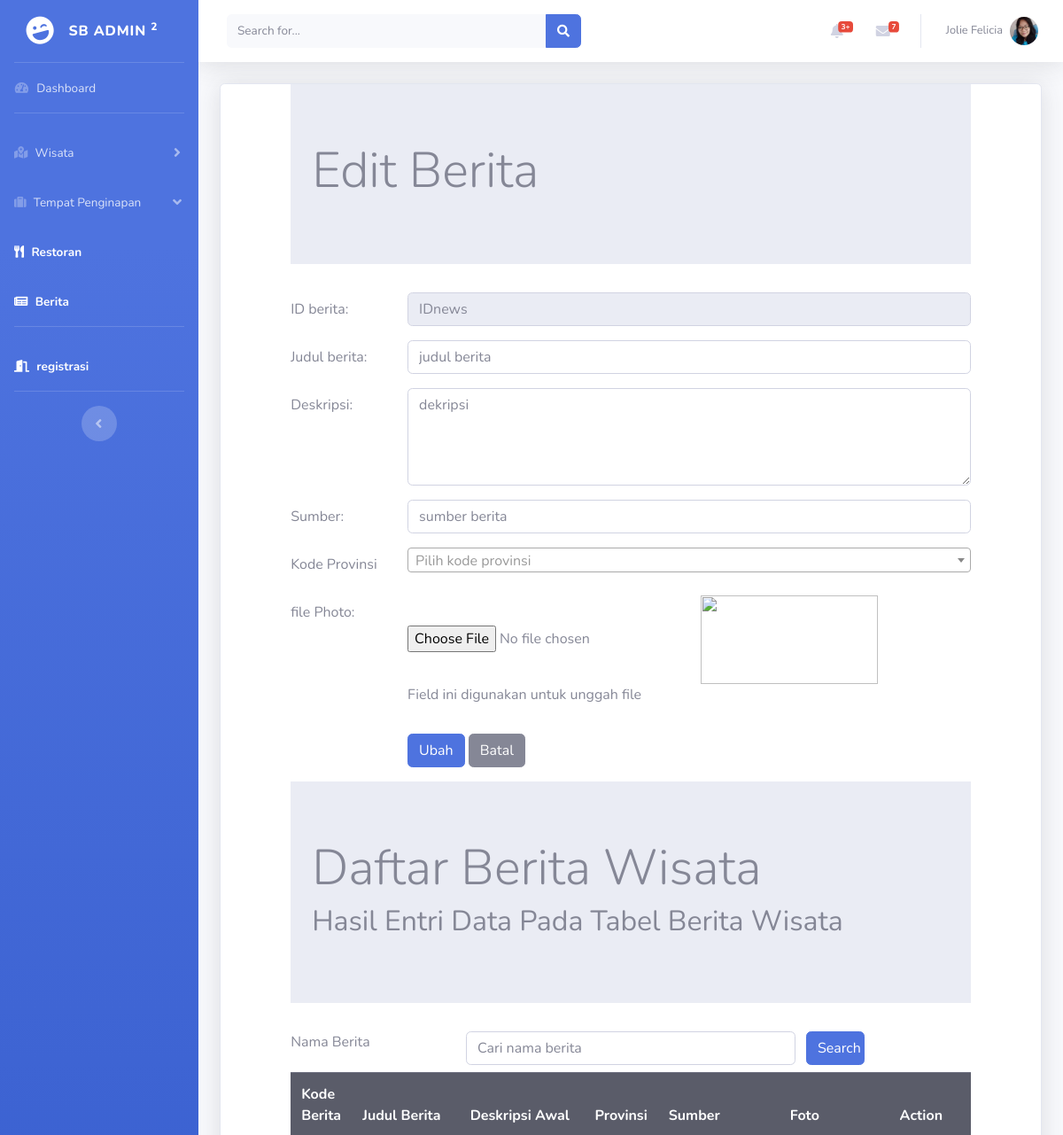
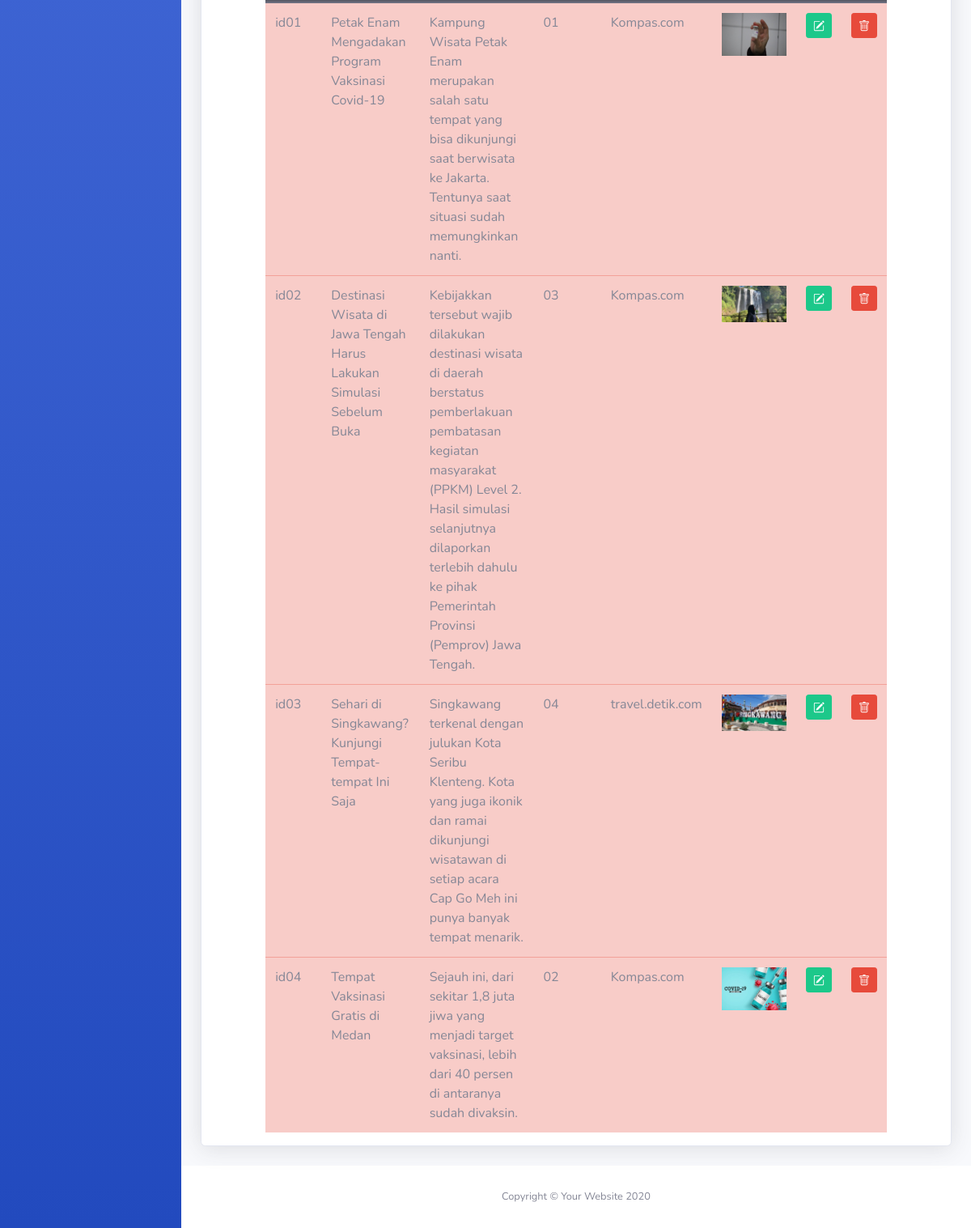
The page /newsedit.php (signed in) on the database its author committed (2 pictures, top to bottom).
### tables this page shows
CREATE TABLE `news` (
  `idnews` char(4) NOT NULL,
  `judulnews` varchar(100) DEFAULT NULL,
  `deskripsiawal` varchar(300) DEFAULT NULL,
  `provinsiID` char(4) DEFAULT NULL,
  `foto` text DEFAULT NULL,
  `sumber` varchar(20) DEFAULT NULL
);

### newsedit.php (the view, shortened to what this page needs)
<!DOCTYPE html>
<html lang="en">
 <head>
     <link rel="stylesheet" type="text/css" href="css/bootstrap.min.css">
    <link rel="stylesheet" href="https://cdnjs.cloudflare.com/ajax/libs/select2/4.0.3/css/select2.min.css">
  </head>
<?php
     include "header.php";?>
<div class="container-fluid">
<div class="card shadow mb-4">
<?php
include "includes/config.php";
 $kodeberita = $_GET['ubahnews'];
 $editberita= mysqli_query($connection,"select * from news where idnews='$kodeberita'");
 $rowedit = mysqli_fetch_array($editberita);
?>
      <div class="row">
      <div class="col-sm-1" >
  </div>
  <div class="col-sm-10">
      <div class="jumbotron jumbotron-fluid">
                <div class="container">
                    <h1 class="display-4">Edit Berita</h1>
                </div>
            </div>
    <form method="POST" enctype="multipart/form-data">
  <div class="form-group row">
    <label for="IDnews" class="col-sm-2 col-form-label">ID berita: </label>
    <div class="col-sm-10">
      <input type="text" class="form-control" id="IDnews"
      name="inputidnews" placeholder="IDnews" maxlength="4" value="<?php echo $rowedit['idnews']; ?>" disabled>
    </div>
   </div>
   <div class="form-group row">
    <label for="judulnews" class="col-sm-2 col-form-label">Judul berita: </label>
    <div class="col-sm-10">
      <input type="text" class="form-control"  id="judulnews"
      name="inputjudulnews" placeholder="judul berita" value="<?php echo $rowedit['judulnews']; ?>">
    </div>
   </div>
   <div class="form-group row">
    <label for="deskripsi" class="col-sm-2 col-form-label">Deskripsi: </label>
    <div class="col-sm-10">
      <textarea type="text" id="exampleFormControlTextarea1" class="form-control" id="deksripsi"
      name="inputdeskripsi" placeholder="dekripsi" rows="4" cols="35" value="<?php echo $rowedit['deskripsiawal']; ?>"></textarea>
    </div>
   </div>
   <div class="form-group row">
    <label for="sumber" class="col-sm-2 col-form-label">Sumber: </label>
    <div class="col-sm-10">
      <input type="text" class="form-control"  id="sumber"
      name="inputsumber" placeholder="sumber berita" value="<?php echo $rowedit['sumber']; ?>">
    </div>
   </div>
   <div class="form-group row">
    <label for="inputprovinsiid" class="col-sm-2 col-form-label">Kode Provinsi</label>
    <div class="col-sm-10">
    </div>
   </div>
   <div class="form-group row">
	 <label for="customfile" class="col-sm-2 col-form-label">file Photo: </label>
		<div class="col-sm-10">
            <input type="file" id="file" name="file" >
            <img src="images/<?php echo $rowedit['foto'] ?>" style="width:200px;height: 100px;">
            <p class="help-block">Field ini digunakan untuk unggah file</p>
        </div>
	</div>
   <div class="form-group row">
   <div class="col-sm-2">
   </div>
    <div class="col-sm-10">
       <input type="submit" class="btn btn-primary" value="Ubah" name="Ubah">
       <input type="submit" class="btn btn-secondary" value="Batal" name="Batal">
    </div>
   </div>
   </form>
  </div>
<div class="col-sm-1">
</div>
</div>
    <div class="row">
        <div class="col-sm-1"></div>
        <div class="col-sm-10">
            <div class="jumbotron jumbotron-fluid">
                <div class="container">
                    <h1 class="display-4">Daftar Berita Wisata</h1>
                    <h2>Hasil Entri Data Pada Tabel Berita Wisata</h2>
                </div>
            </div>
             <form method="POST">
            <div class="form-group row mb-2">
                <label for="search" class="col-sm-3">Nama Berita</label>
                <div class="col-sm-6">
                    <input type="text" name="search" class="form-control" id="search"
                    value="<?php if(isset($_POST['search'])) {echo $_POST['search'];} ?>"placeholder="Cari nama berita">
                </div>
                <input type="submit" name="Kirim" class="col-sm-1 btn btn-primary" value="Search">
            </div>
        </form>
         <table class="table table-hover table-danger table-responsive">
            <thead class="thead-dark">
                <tr>
                    <th>Kode Berita</th>
                    <th>Judul Berita</th>
                    <th>Deskripsi Awal</th>
                    <th>Provinsi</th>
                    <th>Sumber</th>
                    <th>Foto</th>
                    <th colspan="2" style="text-align:center">Action</th>
                </tr>
            </thead>
            <tbody>
            <?php
            if(isset($_POST["Kirim"]))
            {
                $search = $_POST['search'];
                $query =mysqli_query($connection, "select news.* from news,provinsi where judulnews
                  like '%".$search."%' and news.provinsiID=provinsi.provinsiID  ");
            }
            else
                {
             $query =mysqli_query($connection, "select news.* from news,provinsi where  news.provinsiID=provinsi.provinsiID ");
                }
                while ($row = mysqli_fetch_array($query))
                { ?>
                    <tr>
                        <td><?php echo $row['idnews'];?></td>
                        <td><?php echo $row['judulnews'];?></td>
                        <td><?php echo $row['deskripsiawal'];?></td>
                        <td><?php echo $row['provinsiID'];?></td>
                        <td><?php echo $row['sumber'];?></td>
                        <td><?php
                        if(is_file("images/".$row['foto'])){ ?>
                           <img src="images/<?php echo $row['foto']; ?>" width="80">
                      <?php  }
                        else{
                            echo "<img src='images/noimage.png' width='80'>";
                        }
                        ?>
                        </td>
                        <td>
                            <a href="newsedit.php?ubahnews=<?php echo $row["idnews"];?>" class="btn btn-success btn-sm" TITLE="EDIT">
                            </a>
                        </td>
                        <td>
                            <a href="newshapus.php?hapusnews=<?php echo $row["idnews"];?>" class="btn btn-danger btn-sm" TITLE="HAPUS">
                           </a>
                        </td>
                    </tr>
            <?php } ?>
            </tbody>
        </table>
        </div>
        <div class="col-sm-1"></div>
 </div>
</div>
</div>
  <?php include "footer.php";?>
</html>

### rows shown on the page
news: idnews "id01", judulnews "Petak Enam Mengadakan Program Vaksinasi Covid-19", deskripsiawal "Kampung Wisata Petak Enam merupakan salah satu tempat yang bisa dikunjungi saat berwisata ke Jakarta. Tentunya saat situasi sudah memungkinkan nanti.", provinsiID "01", sumber "Kompas.com", foto (picture)
news: idnews "id02", judulnews "Destinasi Wisata di Jawa Tengah Harus Lakukan Simulasi Sebelum Buka", deskripsiawal "Kebijakkan tersebut wajib dilakukan destinasi wisata di daerah berstatus pemberlakuan pembatasan kegiatan masyarakat (PPKM) Level 2. Hasil simulasi selanjutnya dilaporkan terlebih dahulu ke pihak Pemerintah Provinsi (Pemprov) Jawa Tengah.", provinsiID "03", sumber "Kompas.com", foto (picture)
news: idnews "id03", judulnews "Sehari di Singkawang? Kunjungi Tempat-tempat Ini Saja", deskripsiawal "Singkawang terkenal dengan julukan Kota Seribu Klenteng. Kota yang juga ikonik dan ramai dikunjungi wisatawan di setiap acara Cap Go Meh ini punya banyak tempat menarik.", provinsiID "04", sumber "travel.detik.com", foto (picture)
news: idnews "id04", judulnews "Tempat Vaksinasi Gratis di Medan", deskripsiawal "Sejauh ini, dari sekitar 1,8 juta jiwa yang menjadi target vaksinasi, lebih dari 40 persen di antaranya sudah divaksin.", provinsiID "02", sumber "Kompas.com", foto (picture)
